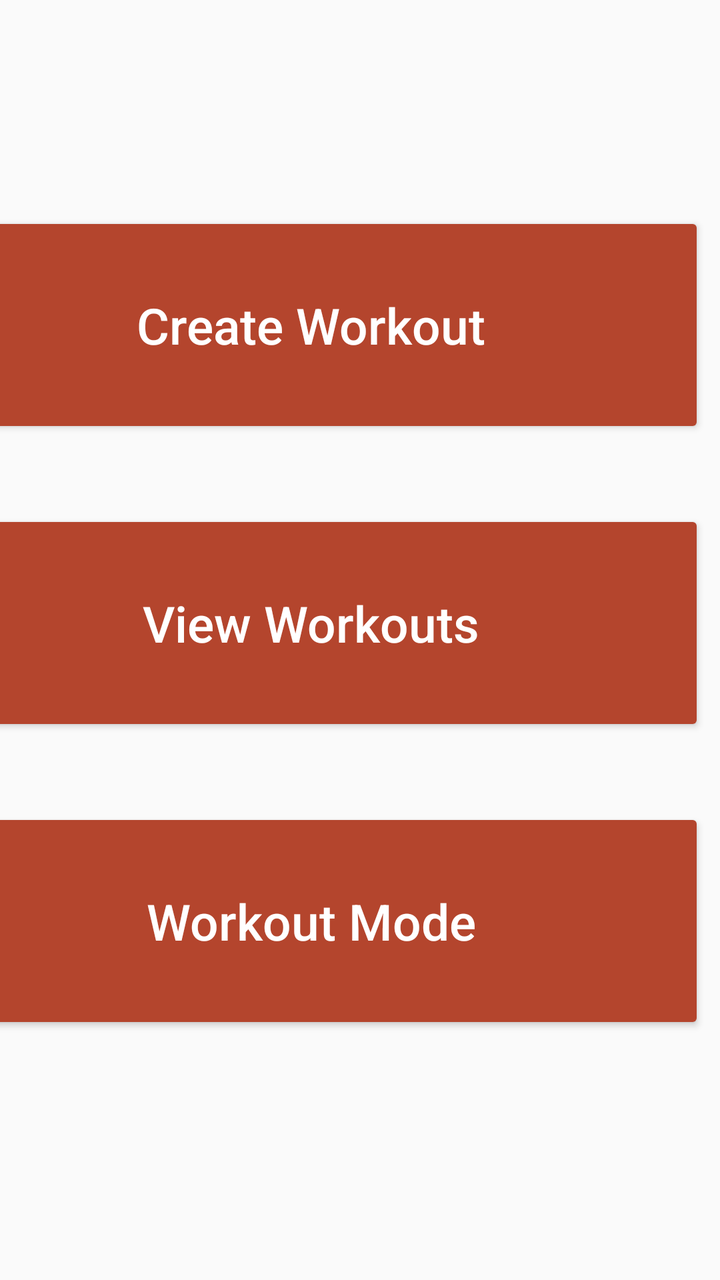
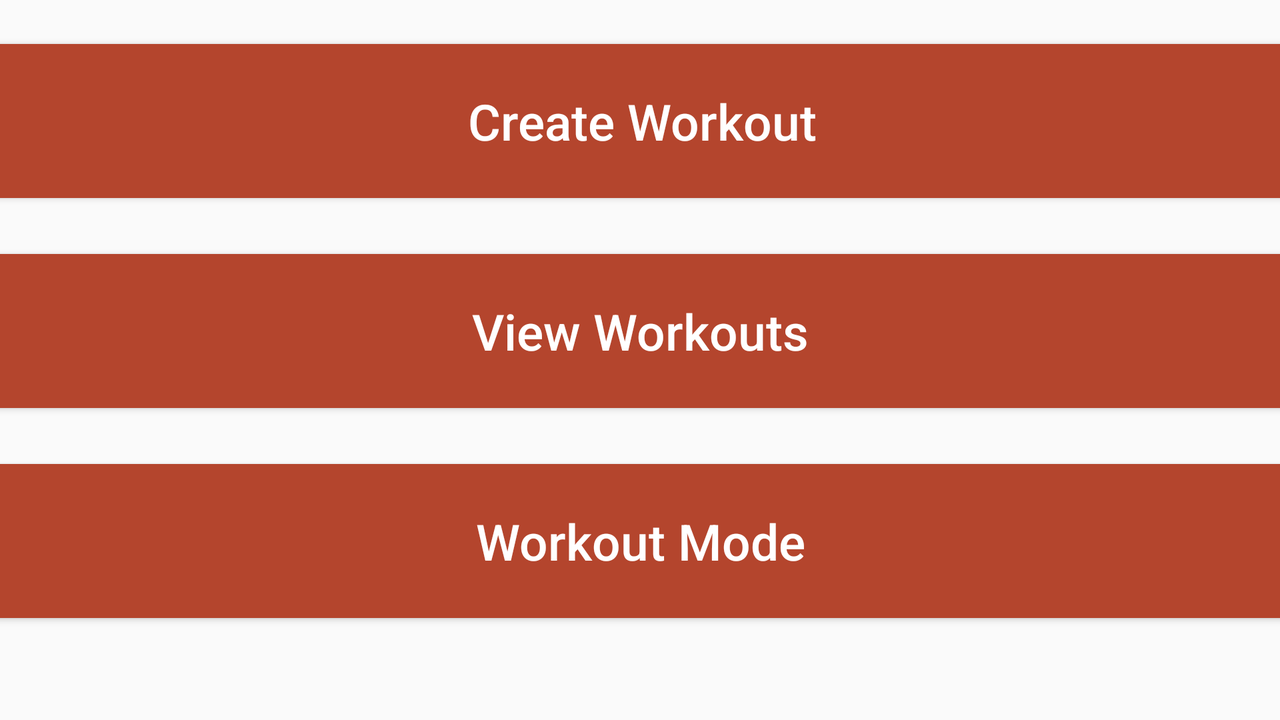

Two renders of one Android screen. The first uses the default layout on a phone; the second uses the alternative layout the repository ships for a different screen configuration, on a matching device. The two XML files are below.
<!-- AndroidManifest.xml: application theme AppTheme -->
<!-- res/layout/activity_main.xml -->
<?xml version="1.0" encoding="utf-8"?>
<android.support.constraint.ConstraintLayout xmlns:android="http://schemas.android.com/apk/res/android"
    xmlns:app="http://schemas.android.com/apk/res-auto"
    xmlns:tools="http://schemas.android.com/tools"
    android:orientation="vertical"
    android:layout_width="match_parent"
    android:layout_height="match_parent"
    tools:context=".MainActivity"
    tools:layout_editor_absoluteY="81dp">

    <Button
        android:id="@+id/createworkout"
        android:layout_width="394dp"
        android:layout_height="113dp"
        android:layout_marginStart="8dp"
        android:layout_marginTop="36dp"
        android:layout_marginEnd="8dp"
        android:layout_marginBottom="8dp"
        android:backgroundTint="@color/colorPrimary"
        android:onClick="createNewWorkoutDialog"
        android:text="@string/create_workout"
        android:textAllCaps="false"
        android:textColor="@android:color/background_light"
        android:textSize="25sp"
        app:layout_constraintBottom_toBottomOf="parent"
        app:layout_constraintEnd_toEndOf="parent"
        app:layout_constraintHorizontal_bias="1.0"
        app:layout_constraintStart_toStartOf="parent"
        app:layout_constraintTop_toTopOf="parent"
        app:layout_constraintVertical_bias="0.145" />

    <Button
        android:id="@+id/viewworkouts"
        android:layout_width="394dp"
        android:layout_height="113dp"
        android:layout_marginStart="8dp"
        android:layout_marginTop="36dp"
        android:layout_marginEnd="8dp"
        android:layout_marginBottom="8dp"
        android:backgroundTint="@color/colorPrimary"
        android:onClick="chooseWorkoutDialog"
        android:text="@string/view_workouts"
        android:textAllCaps="false"
        android:textColor="@android:color/background_light"
        android:textSize="25sp"
        app:layout_constraintBottom_toBottomOf="parent"
        app:layout_constraintEnd_toEndOf="parent"
        app:layout_constraintHorizontal_bias="1.0"
        app:layout_constraintStart_toStartOf="parent"
        app:layout_constraintTop_toBottomOf="@+id/createworkout"
        app:layout_constraintVertical_bias="0.0" />

    <Button
        android:id="@+id/workoutmode"
        android:layout_width="394dp"
        android:layout_height="113dp"
        android:layout_marginStart="8dp"
        android:layout_marginTop="36dp"
        android:layout_marginEnd="8dp"
        android:layout_marginBottom="8dp"
        android:backgroundTint="@color/colorPrimary"
        android:text="@string/workout_mode"
        android:textAllCaps="false"
        android:textColor="@android:color/background_light"
        android:textSize="25sp"
        android:onClick="workoutMode"
        app:layout_constraintBottom_toBottomOf="parent"
        app:layout_constraintEnd_toEndOf="parent"
        app:layout_constraintHorizontal_bias="1.0"
        app:layout_constraintStart_toStartOf="parent"
        app:layout_constraintTop_toBottomOf="@+id/viewworkouts"
        app:layout_constraintVertical_bias="0.0" />

</android.support.constraint.ConstraintLayout>
<!-- resources referenced by this layout -->
<resources>
  <color name="colorPrimary">#B4452D</color>
  <string name="create_workout">Create Workout</string>
  <string name="view_workouts">View Workouts</string>
  <string name="workout_mode">Workout Mode</string>
  <style name="AppTheme" parent="Theme.AppCompat.Light.DarkActionBar">
          
          <item name="colorPrimary">@color/colorPrimary</item>
          <item name="colorPrimaryDark">@color/colorPrimaryDark</item>
          <item name="colorAccent">@color/colorAccent</item>
      </style>
  <color name="colorPrimaryDark">#91230b</color>
  <color name="colorAccent">#B4452D</color>
</resources>
<!-- res/layout-land/activity_main.xml (the author's variant of the layout above) -->
<!-- drawn on the phone turned sideways -->
<?xml version="1.0" encoding="utf-8"?>
<android.support.constraint.ConstraintLayout xmlns:android="http://schemas.android.com/apk/res/android"
    xmlns:app="http://schemas.android.com/apk/res-auto"
    xmlns:tools="http://schemas.android.com/tools"
    android:orientation="horizontal"
    android:layout_width="match_parent"
    android:layout_height="match_parent"
    tools:context=".activities.MainActivity"
    tools:layout_editor_absoluteY="81dp">

    <Button
        android:id="@+id/createworkout"
        android:layout_width="698dp"
        android:layout_height="89dp"
        android:layout_marginStart="8dp"
        android:layout_marginTop="16dp"
        android:layout_marginEnd="8dp"
        android:backgroundTint="@color/colorPrimary"
        android:onClick="createNewWorkoutDialog"
        android:padding="10dp"
        android:text="@string/create_workout"
        android:textAllCaps="false"
        android:textColor="@android:color/background_light"
        android:textSize="25sp"
        app:layout_constraintEnd_toEndOf="parent"
        app:layout_constraintHorizontal_bias="0.491"
        app:layout_constraintStart_toStartOf="parent"
        app:layout_constraintTop_toTopOf="parent"
        tools:padding="10dp" />

    <Button
        android:id="@+id/viewworkouts"
        android:layout_width="698dp"
        android:layout_height="89dp"
        android:layout_marginStart="8dp"
        android:layout_marginTop="16dp"
        android:layout_marginEnd="8dp"
        android:backgroundTint="@color/colorPrimary"
        android:onClick="chooseWorkoutDialog"
        android:padding="10dp"
        android:text="@string/view_workouts"
        android:textAllCaps="false"
        android:textColor="@android:color/background_light"
        android:textSize="25sp"
        app:layout_constraintEnd_toEndOf="parent"
        app:layout_constraintHorizontal_bias="0.508"
        app:layout_constraintStart_toStartOf="parent"
        app:layout_constraintTop_toBottomOf="@+id/createworkout" />

    <Button
        android:id="@+id/workoutmode"
        android:layout_width="698dp"
        android:layout_height="89dp"
        android:layout_marginStart="8dp"
        android:layout_marginTop="16dp"
        android:layout_marginEnd="8dp"
        android:layout_marginBottom="8dp"
        android:backgroundTint="@color/colorPrimary"
        android:padding="10dp"
        android:text="@string/workout_mode"
        android:textAllCaps="false"
        android:textColor="@android:color/background_light"
        android:textSize="25sp"
        android:onClick="workoutMode"
        app:layout_constraintBottom_toBottomOf="parent"
        app:layout_constraintEnd_toEndOf="parent"
        app:layout_constraintHorizontal_bias="0.508"
        app:layout_constraintStart_toStartOf="parent"
        app:layout_constraintTop_toBottomOf="@+id/viewworkouts"
        app:layout_constraintVertical_bias="0.0" />

</android.support.constraint.ConstraintLayout>
